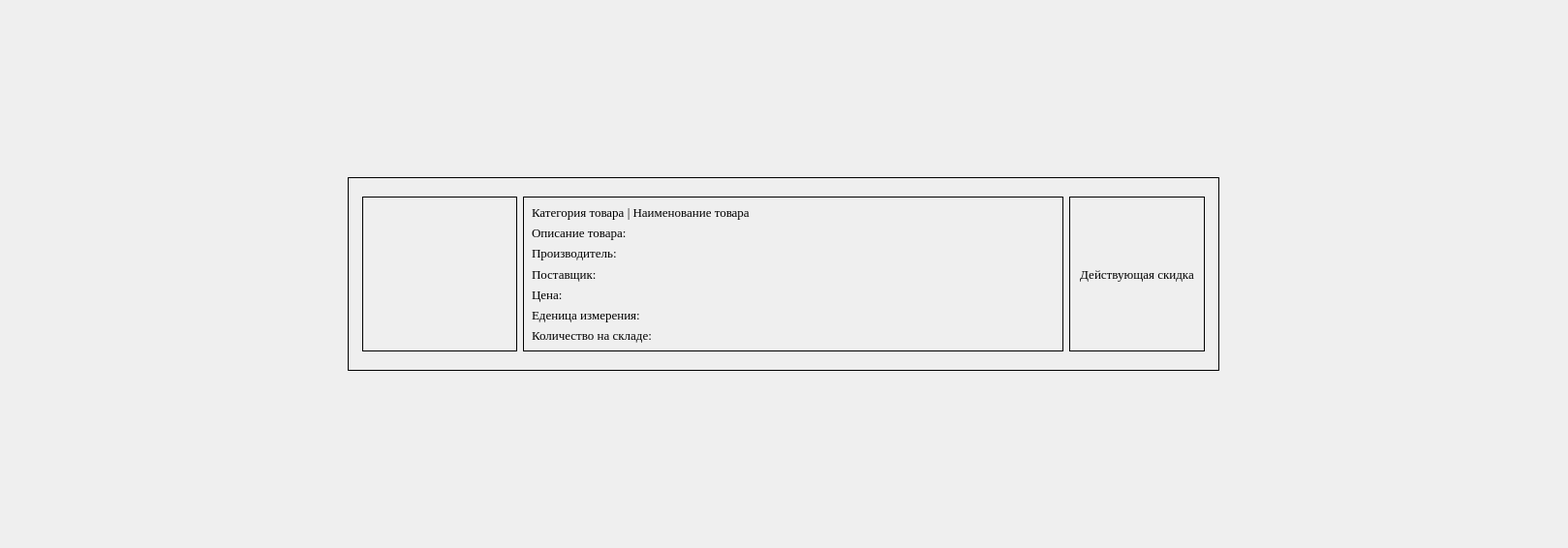
<?xml version="1.0" encoding="UTF-8"?>
<ui version="4.0">
 <class>Form</class>
 <widget class="QWidget" name="Form">
  <property name="geometry">
   <rect>
    <x>0</x>
    <y>0</y>
    <width>1619</width>
    <height>566</height>
   </rect>
  </property>
  <property name="windowTitle">
   <string>Form</string>
  </property>
  <layout class="QGridLayout" name="gridLayout_2">
   <item row="0" column="0">
    <widget class="QWidget" name="widget_7" native="true">
     <property name="minimumSize">
      <size>
       <width>900</width>
       <height>200</height>
      </size>
     </property>
     <property name="maximumSize">
      <size>
       <width>900</width>
       <height>200</height>
      </size>
     </property>
     <property name="styleSheet">
      <string notr="true">	border: 1px solid black; 

</string>
     </property>
     <layout class="QHBoxLayout" name="horizontalLayout">
      <property name="leftMargin">
       <number>15</number>
      </property>
      <property name="topMargin">
       <number>15</number>
      </property>
      <property name="rightMargin">
       <number>15</number>
      </property>
      <property name="bottomMargin">
       <number>15</number>
      </property>
      <item>
       <widget class="QLabel" name="photo_10">
        <property name="enabled">
         <bool>true</bool>
        </property>
        <property name="sizePolicy">
         <sizepolicy hsizetype="Minimum" vsizetype="Minimum">
          <horstretch>0</horstretch>
          <verstretch>0</verstretch>
         </sizepolicy>
        </property>
        <property name="minimumSize">
         <size>
          <width>160</width>
          <height>160</height>
         </size>
        </property>
        <property name="maximumSize">
         <size>
          <width>160</width>
          <height>160</height>
         </size>
        </property>
        <property name="styleSheet">
         <string notr="true"/>
        </property>
        <property name="text">
         <string/>
        </property>
        <property name="pixmap">
         <pixmap>../Desktop/import/1.jpg</pixmap>
        </property>
        <property name="scaledContents">
         <bool>true</bool>
        </property>
       </widget>
      </item>
      <item>
       <widget class="QWidget" name="widget_8" native="true">
        <property name="sizePolicy">
         <sizepolicy hsizetype="Expanding" vsizetype="Preferred">
          <horstretch>0</horstretch>
          <verstretch>150</verstretch>
         </sizepolicy>
        </property>
        <property name="minimumSize">
         <size>
          <width>0</width>
          <height>160</height>
         </size>
        </property>
        <property name="maximumSize">
         <size>
          <width>16777215</width>
          <height>160</height>
         </size>
        </property>
        <property name="styleSheet">
         <string notr="true"/>
        </property>
        <layout class="QGridLayout" name="gridLayout">
         <item row="0" column="0">
          <layout class="QVBoxLayout" name="verticalLayout_18">
           <item>
            <widget class="QLabel" name="label_15">
             <property name="sizePolicy">
              <sizepolicy hsizetype="Preferred" vsizetype="Preferred">
               <horstretch>0</horstretch>
               <verstretch>10</verstretch>
              </sizepolicy>
             </property>
             <property name="minimumSize">
              <size>
               <width>0</width>
               <height>13</height>
              </size>
             </property>
             <property name="font">
              <font>
               <family>Times New Roman</family>
               <pointsize>10</pointsize>
              </font>
             </property>
             <property name="styleSheet">
              <string notr="true">
border: 0px solid black;
</string>
             </property>
             <property name="text">
              <string>Категория товара | Наименование товара</string>
             </property>
            </widget>
           </item>
           <item>
            <widget class="QLabel" name="label_27">
             <property name="sizePolicy">
              <sizepolicy hsizetype="Preferred" vsizetype="Preferred">
               <horstretch>0</horstretch>
               <verstretch>10</verstretch>
              </sizepolicy>
             </property>
             <property name="minimumSize">
              <size>
               <width>0</width>
               <height>13</height>
              </size>
             </property>
             <property name="font">
              <font>
               <family>Times New Roman</family>
               <pointsize>10</pointsize>
              </font>
             </property>
             <property name="styleSheet">
              <string notr="true">
border: 0px solid black;
</string>
             </property>
             <property name="text">
              <string>Описание товара:</string>
             </property>
            </widget>
           </item>
           <item>
            <widget class="QLabel" name="label_28">
             <property name="sizePolicy">
              <sizepolicy hsizetype="Preferred" vsizetype="Preferred">
               <horstretch>0</horstretch>
               <verstretch>10</verstretch>
              </sizepolicy>
             </property>
             <property name="minimumSize">
              <size>
               <width>0</width>
               <height>13</height>
              </size>
             </property>
             <property name="font">
              <font>
               <family>Times New Roman</family>
               <pointsize>10</pointsize>
              </font>
             </property>
             <property name="styleSheet">
              <string notr="true">
border: 0px solid black;
</string>
             </property>
             <property name="text">
              <string>Производитель:</string>
             </property>
            </widget>
           </item>
           <item>
            <widget class="QLabel" name="label_46">
             <property name="sizePolicy">
              <sizepolicy hsizetype="Preferred" vsizetype="Preferred">
               <horstretch>0</horstretch>
               <verstretch>10</verstretch>
              </sizepolicy>
             </property>
             <property name="minimumSize">
              <size>
               <width>0</width>
               <height>13</height>
              </size>
             </property>
             <property name="font">
              <font>
               <family>Times New Roman</family>
               <pointsize>10</pointsize>
              </font>
             </property>
             <property name="styleSheet">
              <string notr="true">
border: 0px solid black;
</string>
             </property>
             <property name="text">
              <string>Поставщик:</string>
             </property>
            </widget>
           </item>
           <item>
            <widget class="QLabel" name="label_47">
             <property name="sizePolicy">
              <sizepolicy hsizetype="Preferred" vsizetype="Preferred">
               <horstretch>0</horstretch>
               <verstretch>10</verstretch>
              </sizepolicy>
             </property>
             <property name="minimumSize">
              <size>
               <width>0</width>
               <height>13</height>
              </size>
             </property>
             <property name="font">
              <font>
               <family>Times New Roman</family>
               <pointsize>10</pointsize>
              </font>
             </property>
             <property name="styleSheet">
              <string notr="true">
border: 0px solid black;
</string>
             </property>
             <property name="text">
              <string>Цена:</string>
             </property>
            </widget>
           </item>
           <item>
            <widget class="QLabel" name="label_48">
             <property name="sizePolicy">
              <sizepolicy hsizetype="Preferred" vsizetype="Preferred">
               <horstretch>0</horstretch>
               <verstretch>10</verstretch>
              </sizepolicy>
             </property>
             <property name="minimumSize">
              <size>
               <width>0</width>
               <height>13</height>
              </size>
             </property>
             <property name="font">
              <font>
               <family>Times New Roman</family>
               <pointsize>10</pointsize>
              </font>
             </property>
             <property name="styleSheet">
              <string notr="true">
border: 0px solid black;
</string>
             </property>
             <property name="text">
              <string>Еденица измерения:</string>
             </property>
            </widget>
           </item>
           <item>
            <widget class="QLabel" name="label_49">
             <property name="sizePolicy">
              <sizepolicy hsizetype="Preferred" vsizetype="Preferred">
               <horstretch>0</horstretch>
               <verstretch>10</verstretch>
              </sizepolicy>
             </property>
             <property name="minimumSize">
              <size>
               <width>0</width>
               <height>13</height>
              </size>
             </property>
             <property name="font">
              <font>
               <family>Times New Roman</family>
               <pointsize>10</pointsize>
              </font>
             </property>
             <property name="styleSheet">
              <string notr="true">
border: 0px solid black;
</string>
             </property>
             <property name="text">
              <string>Количество на складе:</string>
             </property>
            </widget>
           </item>
          </layout>
         </item>
        </layout>
       </widget>
      </item>
      <item>
       <widget class="QLabel" name="sale_11">
        <property name="minimumSize">
         <size>
          <width>140</width>
          <height>160</height>
         </size>
        </property>
        <property name="maximumSize">
         <size>
          <width>140</width>
          <height>160</height>
         </size>
        </property>
        <property name="font">
         <font>
          <family>Times New Roman</family>
          <pointsize>10</pointsize>
         </font>
        </property>
        <property name="styleSheet">
         <string notr="true">
border: 1px solid black;
</string>
        </property>
        <property name="text">
         <string>Действующая скидка</string>
        </property>
        <property name="alignment">
         <set>Qt::AlignmentFlag::AlignCenter</set>
        </property>
       </widget>
      </item>
     </layout>
    </widget>
   </item>
  </layout>
 </widget>
 <resources/>
 <connections/>
</ui>
